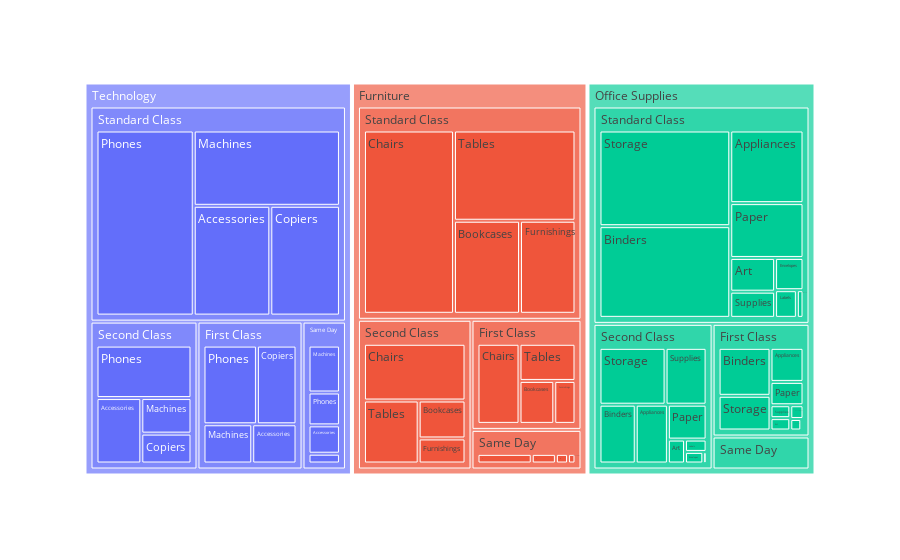

Notebook cell for this chart:
### Code cell
# create Treemap
fig= px.treemap(data_summary, path=['Category', 'Ship Mode', 'Sub-Category'], values='Sales')
fig.show()

### Figure 1 — Plotly figure (JSON) as saved in the notebook; plotly's stock layout.template omitted (floating-point values rounded to 4 significant figures)
{"data": [{"branchvalues": "total", "domain": {"x": [0, 1], "y": [0, 1]}, "hovertemplate": "labels=%{label}<br>Sales=%{value}<br>parent=%{parent}<br>id=%{id}<extra></extra>", "ids": ["Technology/First Class/Accessories", "Technology/Same Day/Accessories", "Technology/Second Class/Accessories", "Technology/Standard Class/Accessories", "Office Supplies/First Class/Appliances", "Office Supplies/Same Day/Appliances", "Office Supplies/Second Class/Appliances", "Office Supplies/Standard Class/Appliances", "Office Supplies/First Class/Art", "Office Supplies/Same Day/Art", "Office Supplies/Second Class/Art", "Office Supplies/Standard Class/Art", "Office Supplies/First Class/Binders", "Office Supplies/Same Day/Binders", "Office Supplies/Second Class/Binders", "Office Supplies/Standard Class/Binders", "Furniture/First Class/Bookcases", "Furniture/Same Day/Bookcases", "Furniture/Second Class/Bookcases", "Furniture/Standard Class/Bookcases", "Furniture/First Class/Chairs", "Furniture/Same Day/Chairs", "Furniture/Second Class/Chairs", "Furniture/Standard Class/Chairs", "Technology/First Class/Copiers", "Technology/Same Day/Copiers", "Technology/Second Class/Copiers", "Technology/Standard Class/Copiers", "Office Supplies/First Class/Envelopes", "Office Supplies/Same Day/Envelopes", "Office Supplies/Second Class/Envelopes", "Office Supplies/Standard Class/Envelopes", "Office Supplies/First Class/Fasteners", "Office Supplies/Same Day/Fasteners", "Office Supplies/Second Class/Fasteners", "Office Supplies/Standard Class/Fasteners", "Furniture/First Class/Furnishings", "Furniture/Same Day/Furnishings", "Furniture/Second Class/Furnishings", "Furniture/Standard Class/Furnishings", "Office Supplies/First Class/Labels", "Office Supplies/Same Day/Labels", "Office Supplies/Second Class/Labels", "Office Supplies/Standard Class/Labels", "Technology/First Class/Machines", "Technology/Same Day/Machines", "Technology/Second Class/Machines", "Technology/Standard Class/Machines", "Office Supplies/First Class/Paper", "Office Supplies/Same Day/Paper", "Office Supplies/Second Class/Paper", "Office Supplies/Standard Class/Paper", "Technology/First Class/Phones", "Technology/Same Day/Phones", "Technology/Second Class/Phones", "Technology/Standard Class/Phones", "Office Supplies/First Class/Storage", "Office Supplies/Same Day/Storage", "Office Supplies/Second Class/Storage", "Office Supplies/Standard Class/Storage", "Office Supplies/First Class/Supplies", "Office Supplies/Same Day/Supplies", "Office Supplies/Second Class/Supplies", "Office Supplies/Standard Class/Supplies", "Furniture/First Class/Tables", "Furniture/Same Day/Tables", "Furniture/Second Class/Tables", "Furniture/Standard Class/Tables", "Furniture/First Class", "Office Supplies/First Class", "Technology/First Class", "Furniture/Same Day", "Office Supplies/Same Day", "Technology/Same Day", "Furniture/Second Class", "Office Supplies/Second Class", "Technology/Second Class", "Furniture/Standard Class", "Office Supplies/Standard Class", "Technology/Standard Class", "Furniture", "Office Supplies", "Technology"], "labels": ["Accessories", "Accessories", "Accessories", "Accessories", "Appliances", "Appliances", "Appliances", "Appliances", "Art", "Art", "Art", "Art", "Binders", "Binders", "Binders", "Binders", "Bookcases", "Bookcases", "Bookcases", "Bookcases", "Chairs", "Chairs", "Chairs", "Chairs", "Copiers", "Copiers", "Copiers", "Copiers", "Envelopes", "Envelopes", "Envelopes", "Envelopes", "Fasteners", "Fasteners", "Fasteners", "Fasteners", "Furnishings", "Furnishings", "Furnishings", "Furnishings", "Labels", "Labels", "Labels", "Labels", "Machines", "Machines", "Machines", "Machines", "Paper", "Paper", "Paper", "Paper", "Phones", "Phones", "Phones", "Phones", "Storage", "Storage", "Storage", "Storage", "Supplies", "Supplies", "Supplies", "Supplies", "Tables", "Tables", "Tables", "Tables", "First Class", "First Class", "First Class", "Same Day", "Same Day", "Same Day", "Second Class", "Second Class", "Second Class", "Standard Class", "Standard Class", "Standard Class", "Furniture", "Office Supplies", "Technology"], "name": "", "parents": ["Technology/First Class", "Technology/Same Day", "Technology/Second Class", "Technology/Standard Class", "Office Supplies/First Class", "Office Supplies/Same Day", "Office Supplies/Second Class", "Office Supplies/Standard Class", "Office Supplies/First Class", "Office Supplies/Same Day", "Office Supplies/Second Class", "Office Supplies/Standard Class", "Office Supplies/First Class", "Office Supplies/Same Day", "Office Supplies/Second Class", "Office Supplies/Standard Class", "Furniture/First Class", "Furniture/Same Day", "Furniture/Second Class", "Furniture/Standard Class", "Furniture/First Class", "Furniture/Same Day", "Furniture/Second Class", "Furniture/Standard Class", "Technology/First Class", "Technology/Same Day", "Technology/Second Class", "Technology/Standard Class", "Office Supplies/First Class", "Office Supplies/Same Day", "Office Supplies/Second Class", "Office Supplies/Standard Class", "Office Supplies/First Class", "Office Supplies/Same Day", "Office Supplies/Second Class", "Office Supplies/Standard Class", "Furniture/First Class", "Furniture/Same Day", "Furniture/Second Class", "Furniture/Standard Class", "Office Supplies/First Class", "Office Supplies/Same Day", "Office Supplies/Second Class", "Office Supplies/Standard Class", "Technology/First Class", "Technology/Same Day", "Technology/Second Class", "Technology/Standard Class", "Office Supplies/First Class", "Office Supplies/Same Day", "Office Supplies/Second Class", "Office Supplies/Standard Class", "Technology/First Class", "Technology/Same Day", "Technology/Second Class", "Technology/Standard Class", "Office Supplies/First Class", "Office Supplies/Same Day", "Office Supplies/Second Class", "Office Supplies/Standard Class", "Office Supplies/First Class", "Office Supplies/Same Day", "Office Supplies/Second Class", "Office Supplies/Standard Class", "Furniture/First Class", "Furniture/Same Day", "Furniture/Second Class", "Furniture/Standard Class", "Furniture", "Office Supplies", "Technology", "Furniture", "Office Supplies", "Technology", "Furniture", "Office Supplies", "Technology", "Furniture", "Office Supplies", "Technology", "", "", ""], "type": "treemap", "values": [21950.0, 13780.0, 36990.0, 91470.0, 15730.0, 6271.0, 23830.0, 58790.0, 3426.0, 1418.0, 5149.0, 16710.0, 34850.0, 5820.0, 26860.0, 132500.0, 20680.0, 2971.0, 22310.0, 67850.0, 46630.0, 21660.0, 72350.0, 182200.0, 39370.0, 4760.0, 18900.0, 83220.0, 2539.0, 790.5, 2674.0, 10120.0, 357.6, 139.8, 478.0, 2027.0, 12630.0, 4850.0, 14740.0, 56990.0, 1772.0, 566.4, 3353.0, 6656.0, 24150.0, 22800.0, 22490.0, 119800.0, 10780.0, 4695.0, 17000.0, 44350.0, 53130.0, 15990.0, 62820.0, 195800.0, 25210.0, 8560.0, 47330.0, 138200.0, 3568.0, 510.3, 29380.0, 12960.0, 28800.0, 9644.0, 43260.0, 121100.0, 108700.0, 98230.0, 138600.0, 39120.0, 28770.0, 57320.0, 152700.0, 156100.0, 141200.0, 428100.0, 422400.0, 490300.0, 728700.0, 705400.0, 827500.0]}], "layout": {"legend": {"tracegroupgap": 0}, "margin": {"t": 60}}}
